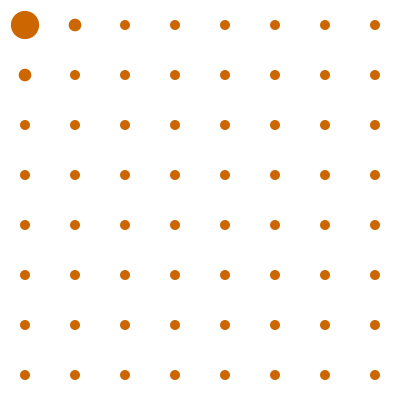
Frame 1 (no input)
Frame 60 (the mouse pressed at the canvas centre just before this capture): identical to frame 1, image omitted
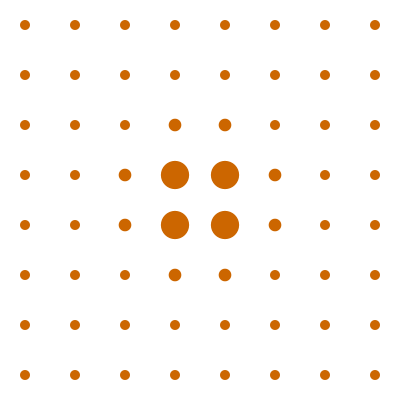
Frame 120 (the mouse held since frame 60 and released just before this capture)

The Processing sketch that drew these frames (run headless with seeded random() and noise(); from frame 60 on, the mouse is pressed at the canvas centre):

// Processing sketch: mouseCircle
// ── mouseCircle.pde
void setup(){
  size(400,400);
}

void draw(){
  background(255);
  fill(204, 102, 0);
  noStroke();
  
  int nbrCircles = 8;
  float spacing = width/nbrCircles;
  float minSize = spacing*1/5;
  float maxSize = spacing*4/5;
  
  for(int i = 0; i< nbrCircles; i++){
    for(int j = 0; j< nbrCircles; j++){

      float x = spacing/2 + i*spacing;
      float y = spacing/2 + j*spacing;
      float distance = dist(mouseX,mouseY,x,y);
      // version 1
      //float circleSize = map(distance, 0, width, maxSize, minSize);
      // version 2
      float circleSize = constrain(1/distance*1000, minSize,maxSize);
      
      ellipse( x, y, circleSize, circleSize);
    }
  }
}
